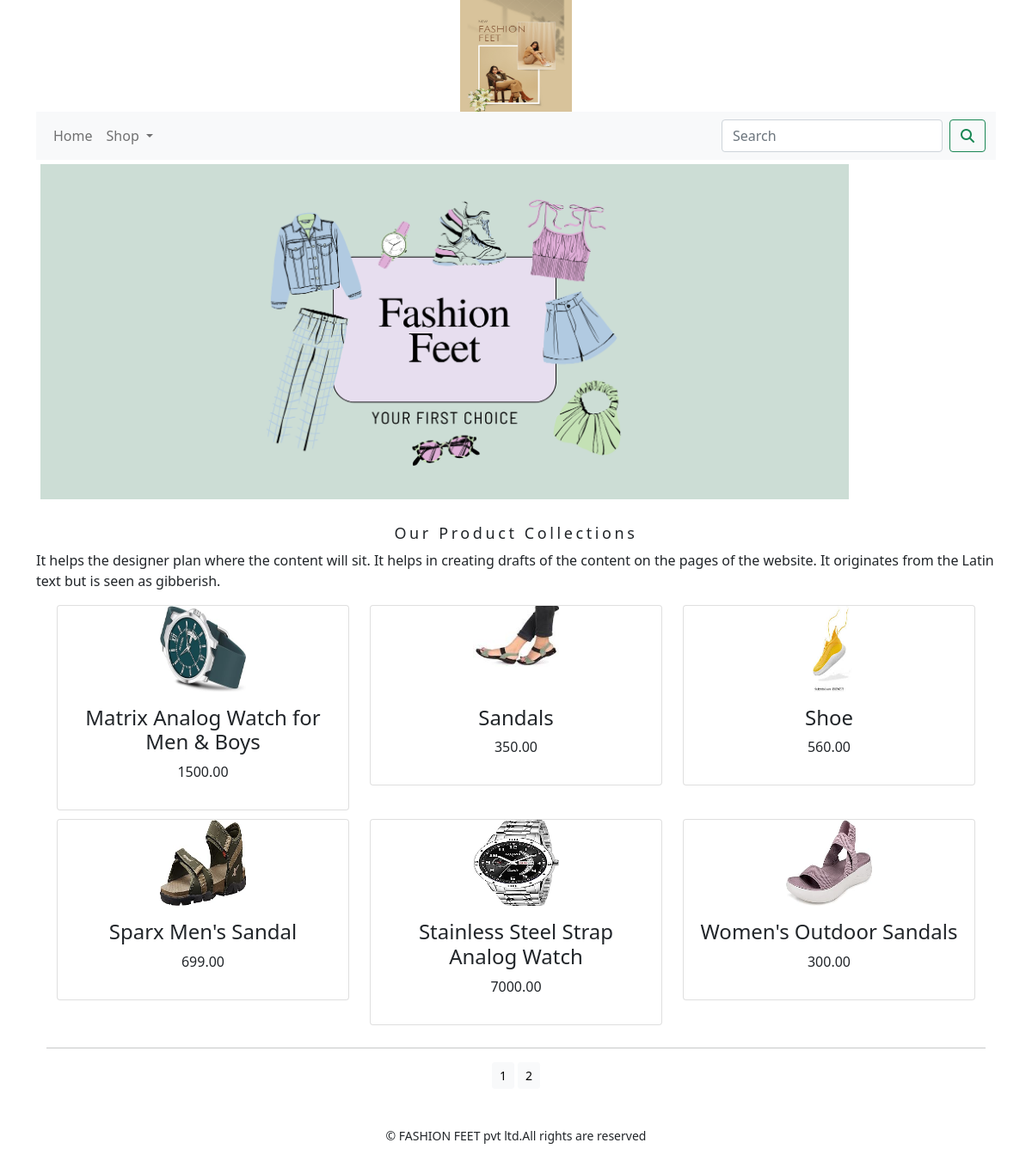
Screenshot of /shop/?page=2 with the database file from the repository.
### shop/models.py (models this page shows, shortened)
class Product(models.Model):
    name=models.CharField(max_length=250,unique=True)
    slug=models.SlugField(max_length=250,unique=True)
    description=models.TextField(blank=True)
    price=models.DecimalField(max_digits=10,decimal_places=2)
    category=models.ForeignKey(Category,on_delete=models.CASCADE)
    image=models.ImageField(upload_to='product',blank=True)
    stock=models.IntegerField()
    available=models.BooleanField(default=True)
    created=models.DateTimeField(auto_now_add=True)
    updated=models.DateTimeField(auto_now=True)
    def get_url(self):
        return reverse('shop:prodCatdetail',args=[self.category.slug,self.slug])
    class Meta:
        ordering=('name',)
        verbose_name='product'
        verbose_name_plural='products'

### shop/views.py (the view)
# urls.py: path('',views.allProdCat,name='allProdCat'),
def allProdCat(request,c_slug=None):
    c_page=None
    products_list=None
    if c_slug!=None:
        c_page=get_object_or_404(Category,slug=c_slug)
        products_list=Product.objects.all().filter(category=c_page,available=True)
    else:
        products_list=Product.objects.all().filter(available=True)
    paginator=Paginator(products_list,6)
    try:
        page=int(request.GET.get('page','1'))
    except:
        page=1
    try:
        products=paginator.page(page)
    except(EmptyPage,InvalidPage):
        products=paginator.page(paginator.num_pages)
    return render(request,"category.html",{'category':c_page,'products':products})

### cart/context_processors.py (called while the page is built)
def counter(request):
    item_count=0
    if 'admin' in request.path:
        return {}
    else:
        try:
            cart=Cart.objects.filter(cart_id=_cart_id(request))
            car_items=CartItem.objects.all().filter(cart=cart[:1])
            for cart_item in car_items:
                item_count += cart_item.quantity
        except Cart.DoesNotExist:
            item_count=0
    return dict(item_count=item_count)

### cart/views.py (called while the page is built)
def _cart_id (request):
    cart=request.session.session_key
    if not cart:
        cart=request.session.create()
    return cart

### shop/context_processors.py (called while the page is built)
def menu_links(request):
    links=Category.objects.all()
    return dict(links=links)

### shop/models.py (called while the page is built)
    def get_url(self):
        return reverse('shop:products_by_category',args=[self.slug])

### template/category.html (shortened to what this page needs)
{% extends 'base.html' %}
{% load static %}
{% block content %}
     <div class="mx-auto">
     {% if category %}
         <img class="my_image" src="{{category.image.url}}" alt="{{category.name}}">
     </div>
<br>
<div>
    <h1 class="text-center my_title">{{category.name}}</h1>
    <p class="text -justify">{{category.description}}</p>
     </div>
     {% else %}
       <div>
         <img class="my_image my_image_padding" src="{% static 'image/banner3.png' %}" alt="Our Products" style="width:950px;height:400px;">
       </div>
       <br>
<div>
    <h1 class="text-center my_title">Our Product Collections</h1>
    <p class="text-justify">It helps the designer plan where the content will sit. It helps in creating drafts of the content on the pages of the website. It originates from the Latin text but is seen as gibberish. </p>
</div>
     {% endif%}
    <div class="container">
        <div class="row mx-auto">
    {% for product in products.object_list %}
        <div class="my_bottom_margin col-9 col-sm-12 col-md-4 col-lg-4">
            <div class="card text-center" style="min-width:18rem;">
                <a href="{{product.get_url}}"><img class="card-img-top my_image" src="{{product.image.url}}" alt="{{product.name}}" style="width:100px;height:100px;"></a>
            <div class="card-body">
                <h4>{{product.name}}</h4>
                <p>{{product.price}}</p>
            </div>
               </div>
        </div>
       {% endfor %}
    </div>
    <div class="mx-auto">
        {% if products.paginator.num_pages > 1 %}
        <hr>
        <div class="text-center">
            {% for pg in products.paginator.page_range %}
            <a href="?page={{pg}}" class="btn btn-light btn-sm {% if products.number == pg %} active {% endif %}">{{pg}}</a>
        {% endfor %}
        </div>
        {% endif %}
    </div>
    <br>
</div>
{% endblock %}

### static/css/custom.css (style rules this page uses)
body { font-family:'Roboto',sans-serif; }
.my_image { width:100%; height:auto; }
.my_title { font-size:18px; text_transform:uppercase; letter-spacing:.2em; }
.my_image_padding { padding:5px; }
.my_bottom_margin { margin-bottom:10px; }

### rows the page displays
Product: image (picture), name "Matrix Analog Watch for Men & Boys", price "1500.00"
Product: image (picture), name "Sandals", price "350.00"
Product: image (picture), name "Shoe", price "560.00"
Product: image (picture), name "Sparx Men's Sandal", price "699.00"
Product: image (picture), name "Stainless Steel Strap Analog Watch", price "7000.00"
Product: image (picture), name "Women's Outdoor Sandals", price "300.00"

### other values shown
{{ pg }} "1" "2"
